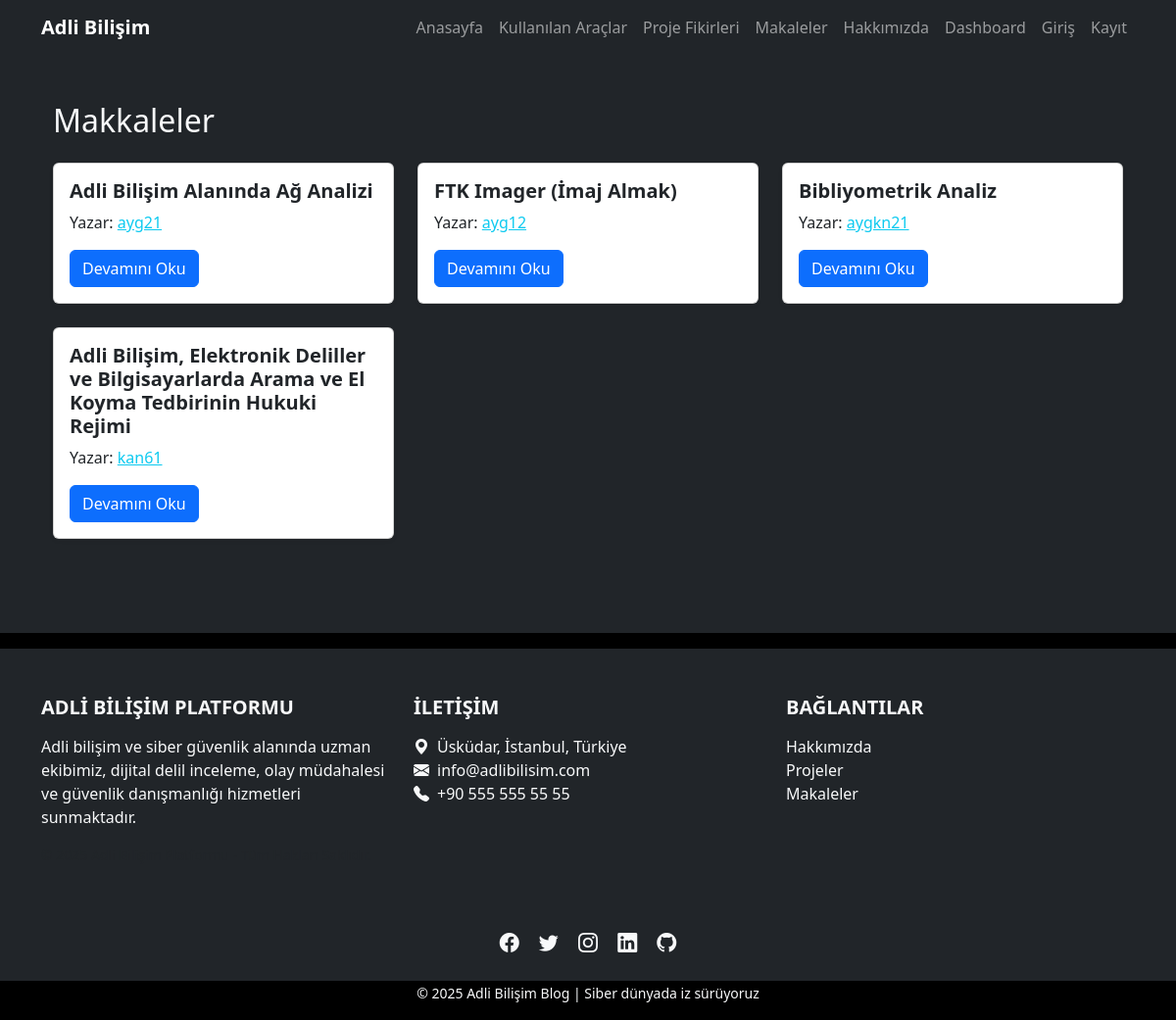
/makale/, run on the app's committed database.
### blog/models.py (models this page shows, shortened)
class Post(models.Model):
    title = models.CharField(max_length=200)
    slug = models.SlugField(unique=True)
    content = models.TextField()
    image = models.ImageField(upload_to='blog_images/', blank=True, null=True)
    pdf = models.FileField(upload_to='articles/', null=True, blank=True)
    created_at = models.DateTimeField(auto_now_add=True)
    updated_at = models.DateTimeField(auto_now=True)
    category = models.ForeignKey(Category, on_delete=models.SET_NULL, null=True)
    tags = models.ManyToManyField(Tag, blank=True)
    author = models.ForeignKey(User, on_delete=models.CASCADE)
    is_featured = models.BooleanField(default=False)
    read_time = models.PositiveIntegerField(default=3)

### blog/views.py (the view)
# urls.py: path('', makale, name='makale'),
def makale(request):
    posts = Post.objects.order_by('-created_at')
    categories = Category.objects.all()
    tags = Tag.objects.all()
    return render(request, 'blog/makale.html', {
        'posts': posts,
        'categories': categories,
        'tags': tags
    })

### templates/blog/makale.html (shortened to what this page needs)
{% extends "base.html" %}
{% block content %}
<div class="container mt-4">
  <h2 class="mb-4 ">Makkaleler</h2>
  <div class="row">
    {% for post in posts %}
      <div class="col-md-4 mb-4">
        <div class="card h-100 shadow-sm">
          <div class="card-body">
            <h5 class="card-title">{{ post.title }}</h5>
            <p class="card-text">
            Yazar: <a href="{% url 'accounts:profile' post.author.username %}" class="text-info">{{ post.author.username }}</a></p>
            <a href="{% url 'blog:post_detail' post.slug %}" class="btn btn-primary">Devamını Oku</a>
          </div>
        </div>
      </div>
    {% endfor %}
  </div>
</div>
{% endblock %}

### static/css/style.css (style rules this page uses)
body { font-family: 'Segoe UI', sans-serif; }
.card { background-color: #1f1f1f; border: none; color: #ddd; }
.card-title { font-weight: bold; }

### data on the page
Post: title "Adli Bilişim Alanında Ağ Analizi", author.username "ayg21"
Post: title "FTK Imager (İmaj Almak)", author.username "ayg12"
Post: title "Bibliyometrik Analiz", author.username "aygkn21"
Post: title "Adli Bilişim, Elektronik Deliller ve Bilgisayarlarda Arama ve El Koyma Tedbirinin Hukuki Rejimi", author.username "kan61"
